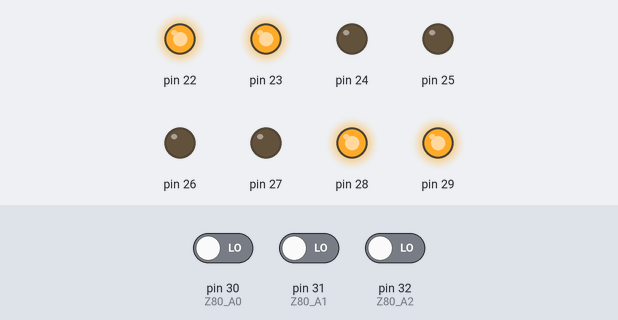
This sketch was run on a simulated Arduino Mega 2560, built with avr-gcc and run on an emulated ATmega2560. On the bench: output pins drawn as LEDs (lit = HIGH). Inputs (shaded band) come from the test bench; at power-on: pin 30 (Z80_A0) LOW, pin 31 (Z80_A1) LOW, pin 32 (Z80_A2) LOW. Pins used as bus, display or sensor lines are not drawn; what the sketch prints to the serial monitor is not drawn.

Above: at 6.2 s.
6.3 s: pin 30 (Z80_A0) driven HIGH
At 7.5 s:
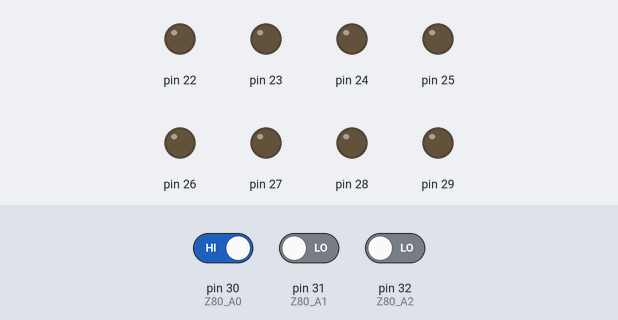
7.8 s: pin 30 (Z80_A0) driven LOW
At 8.6 s:
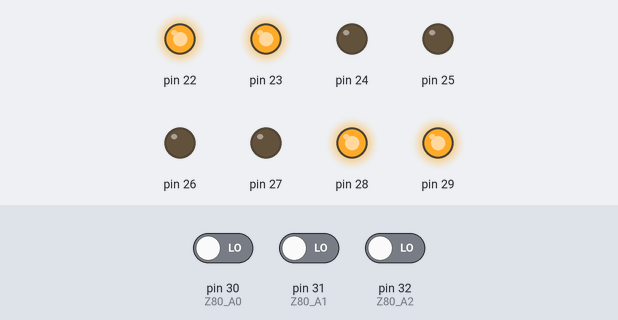
Timing chart, 0 to 10.8 s (numbered marks = the images above; inputs shaded):
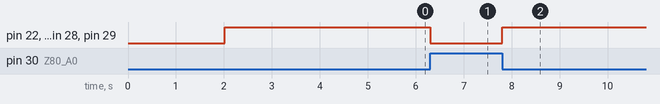

The sketch:

003_MEGA_Clock_Reset_JUMP.ino
```cpp
/*
  Z80 Mini ROM Test - JP 0000h
  Arduino Mega 2560

  D8  / PH5 -> CLOCK hacia Z80 pin 6
  D10 / PB4 -> /RESET hacia Z80 pin 26

  D22-D29 / PA0-PA7 -> bus de datos Z80 D0-D7

  D30 -> Z80 A0, pin 30
  D31 -> Z80 A1, pin 31
  D32 -> Z80 A2, pin 32

  Programa emulado:
    0000h: C3 00 00   JP 0000h
*/

const int Z80_CLK   = 8;    // D8  / PH5
const int Z80_RESET = 10;   // D10 / PB4

const int Z80_A0 = 30;
const int Z80_A1 = 31;
const int Z80_A2 = 32;

bool clkState = LOW;
unsigned long lastClockToggle = 0;

// Frecuencia inicial: 10 Hz
unsigned long halfPeriodMicros = 50000;

// ROM mínima de 8 bytes, indexada por A2 A1 A0
const byte miniRom[8] = {
  0xC3,   // 0000h: JP nn
  0x00,   // 0001h: byte bajo de 0000h
  0x00,   // 0002h: byte alto de 0000h
  0x00,   // 0003h: NOP
  0x00,   // 0004h: NOP
  0x00,   // 0005h: NOP
  0x00,   // 0006h: NOP
  0x00    // 0007h: NOP
};

void setup() {
  pinMode(Z80_CLK, OUTPUT);
  pinMode(Z80_RESET, OUTPUT);

  digitalWrite(Z80_CLK, LOW);
  digitalWrite(Z80_RESET, LOW);

  pinMode(Z80_A0, INPUT);
  pinMode(Z80_A1, INPUT);
  pinMode(Z80_A2, INPUT);

  // Arduino Mega D22-D29 = PA0-PA7
  DDRA = 0xFF;
  PORTA = 0x00;

  Serial.begin(115200);

  Serial.println();
  Serial.println("Z80 Mini ROM Test - JP 0000h");
  Serial.println("--------------------------------");
  Serial.println("Programa emulado:");
  Serial.println("0000h: C3 00 00   JP 0000h");
  Serial.println();
  Serial.println("D8  / PH5 -> CLOCK");
  Serial.println("D10 / PB4 -> /RESET");
  Serial.println("D22-D29 / PA0-PA7 -> Z80 D0-D7");
  Serial.println("D30 -> Z80 A0");
  Serial.println("D31 -> Z80 A1");
  Serial.println("D32 -> Z80 A2");
  Serial.println();

  Serial.println("Manteniendo /RESET en LOW durante 2 segundos...");
  delay(2000);

  actualizarBusDatos();

  digitalWrite(Z80_RESET, HIGH);

  Serial.println("/RESET liberado");
  Serial.println();
  Serial.println("Comandos:");
  Serial.println("1 = clock 1 Hz");
  Serial.println("2 = clock 10 Hz");
  Serial.println("3 = clock 100 Hz");
  Serial.println("4 = clock 1 kHz");
  Serial.println("r = pulso de reset");
}

void loop() {
  actualizarBusDatos();
  generarClock();
  leerComandos();
}

void actualizarBusDatos() {
  byte addr = leerDireccionBaja();
  byte data = miniRom[addr];

  PORTA = data;
}

byte leerDireccionBaja() {
  byte a0 = digitalRead(Z80_A0) ? 1 : 0;
  byte a1 = digitalRead(Z80_A1) ? 1 : 0;
  byte a2 = digitalRead(Z80_A2) ? 1 : 0;

  return (a2 << 2) | (a1 << 1) | a0;
}

void generarClock() {
  unsigned long now = micros();

  if (now - lastClockToggle >= halfPeriodMicros) {
    lastClockToggle = now;

    clkState = !clkState;
    digitalWrite(Z80_CLK, clkState);
  }
}

void leerComandos() {
  if (!Serial.available()) {
    return;
  }

  char c = Serial.read();

  if (c == '1') {
    halfPeriodMicros = 500000;
    Serial.println("Clock: 1 Hz");
  }

  if (c == '2') {
    halfPeriodMicros = 50000;
    Serial.println("Clock: 10 Hz");
  }

  if (c == '3') {
    halfPeriodMicros = 5000;
    Serial.println("Clock: 100 Hz");
  }

  if (c == '4') {
    halfPeriodMicros = 500;
    Serial.println("Clock: 1 kHz");
  }

  if (c == 'r' || c == 'R') {
    Serial.println("Pulso de reset...");
    resetZ80();
  }
}

void resetZ80() {
  digitalWrite(Z80_RESET, LOW);
  delay(100);

  actualizarBusDatos();

  digitalWrite(Z80_RESET, HIGH);
  Serial.println("/RESET liberado");
}
```

Measured:
- after the input at 6.3 s, pin 22, pin 23, pin 28, pin 29: HIGH → LOW at once
- after the input at 7.8 s, pin 22, pin 23, pin 28, pin 29: LOW → HIGH at once
